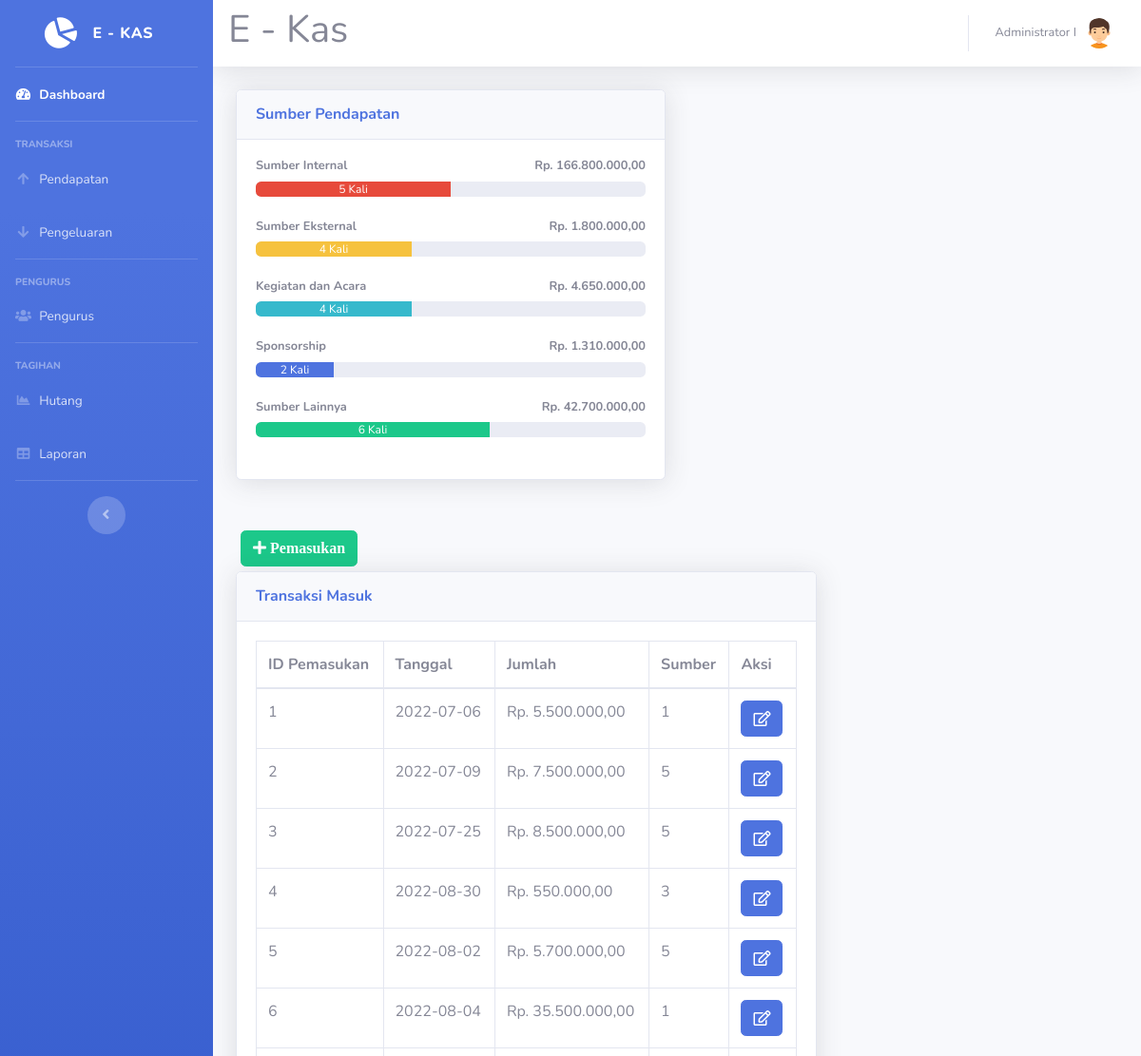
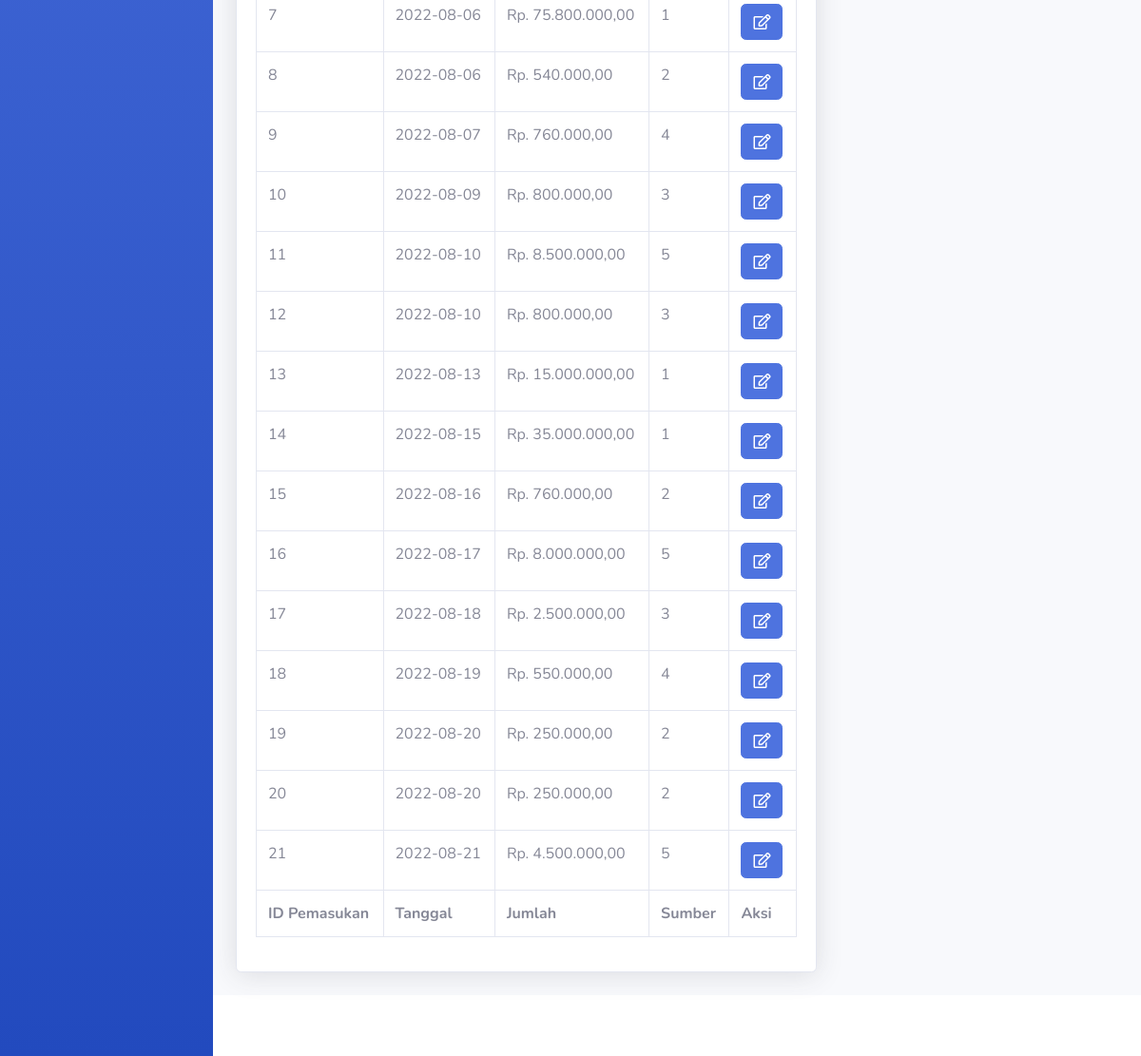
The page /pendapatan.php (signed in) on the database its author committed (2 pictures, top to bottom).
### tables this page shows
CREATE TABLE `sumber` (
  `id_sumber` int NOT NULL,
  `nama` varchar(40) NOT NULL
);

CREATE TABLE `pemasukan` (
  `id_pemasukan` int NOT NULL,
  `tgl_pemasukan` date NOT NULL,
  `jumlah` int NOT NULL,
  `id_sumber` int NOT NULL
);

### pendapatan.php (the view, shortened to what this page needs)
<!DOCTYPE html>
<html lang="en">
<head>
  <link href="vendor/fontawesome-free/css/all.min.css" rel="stylesheet" type="text/css">
  <link href="css/sb-admin-2.min.css" rel="stylesheet">
</head>
<body id="page-top">
<?php
require 'koneksi.php';
require ('sidebar.php'); ?>
      <div id="content">
<?php require ('navbar.php'); ?>
        <div class="container-fluid">
          <div class="row">
            <div class="col-lg-6 mb-4">
              <div class="card shadow mb-4">
                <div class="card-header py-3">
                  <h6 class="m-0 font-weight-bold text-primary">Sumber Pendapatan</h6>
                </div>
                <div class="card-body">
				<?php
				$namasumber1 = mysqli_query($koneksi,"SELECT * FROM `sumber` where id_sumber= 1 ");
				$sumbern1= mysqli_fetch_assoc($namasumber1);
				$namasumber2 = mysqli_query($koneksi,"SELECT * FROM `sumber` where id_sumber= 2 ");
				$sumbern2= mysqli_fetch_assoc($namasumber2);
				$namasumber3 = mysqli_query($koneksi,"SELECT * FROM `sumber` where id_sumber= 3 ");
				$sumbern3= mysqli_fetch_assoc($namasumber3);
				$namasumber4 = mysqli_query($koneksi,"SELECT * FROM `sumber` where id_sumber= 4 ");
				$sumbern4= mysqli_fetch_assoc($namasumber4);
				$namasumber5 = mysqli_query($koneksi,"SELECT * FROM `sumber` where id_sumber= 5 ");
				$sumbern5= mysqli_fetch_assoc($namasumber5);
				$hasil1=mysqli_query($koneksi,"SELECT * FROM pemasukan where id_sumber = 1");
				while ($jumlah1=mysqli_fetch_array($hasil1)){
				$arrayhasil1[] = $jumlah1['jumlah'];
				}
				$jumlahhasil1 = array_sum($arrayhasil1);
				$hasil2=mysqli_query($koneksi,"SELECT * FROM pemasukan where id_sumber = 2");
				while ($jumlah2=mysqli_fetch_array($hasil2)){
				$arrayhasil2[] = $jumlah2['jumlah'];
				}
				$jumlahhasil2 = array_sum($arrayhasil2);
				$hasil3=mysqli_query($koneksi,"SELECT * FROM pemasukan where id_sumber = 3");
				while ($jumlah3=mysqli_fetch_array($hasil3)){
				$arrayhasil3[] = $jumlah3['jumlah'];
				}
				$jumlahhasil3 = array_sum($arrayhasil3);
				$hasil4=mysqli_query($koneksi,"SELECT * FROM pemasukan where id_sumber = 4");
				while ($jumlah4=mysqli_fetch_array($hasil4)){
				$arrayhasil4[] = $jumlah4['jumlah'];
				}
				$jumlahhasil4 = array_sum($arrayhasil4);
				$hasil5=mysqli_query($koneksi,"SELECT * FROM pemasukan where id_sumber = 5");
				while ($jumlah5=mysqli_fetch_array($hasil5)){
				$arrayhasil5[] = $jumlah5['jumlah'];
				}
				$jumlahhasil5 = array_sum($arrayhasil5);
				$sumber1 = mysqli_query($koneksi,"SELECT id_sumber FROM pemasukan where id_sumber ='1'");
				$sumber1text = mysqli_num_rows($sumber1);
				$sumber1 = mysqli_num_rows($sumber1);
				$sumber1 = $sumber1 * 10;
				$sumber2 = mysqli_query($koneksi,"SELECT id_sumber FROM pemasukan where id_sumber ='2'");
				$sumber2text = mysqli_num_rows($sumber2);
				$sumber2 = mysqli_num_rows($sumber2);
				$sumber2 = $sumber2 * 10;
				$sumber3 = mysqli_query($koneksi,"SELECT id_sumber FROM pemasukan where id_sumber ='3'");
				$sumber3text = mysqli_num_rows($sumber3);
				$sumber3 = mysqli_num_rows($sumber3);
				$sumber3 = $sumber3 * 10;
				$sumber4 = mysqli_query($koneksi,"SELECT id_sumber FROM pemasukan where id_sumber ='4'");
				$sumber4text = mysqli_num_rows($sumber4);
				$sumber4 = mysqli_num_rows($sumber4);
				$sumber4 = $sumber4 * 10;
				$sumber5 = mysqli_query($koneksi,"SELECT id_sumber FROM pemasukan where id_sumber ='5'");
				$sumber5text = mysqli_num_rows($sumber5);
				$sumber5 = mysqli_num_rows($sumber5);
				$sumber5 = $sumber5 * 10;
				echo '
                  <h4 class="small font-weight-bold">'.$sumbern1['nama'].'<span class="float-right">Rp. '.number_format($jumlahhasil1,2,',','.').'</span></h4>
                  <div class="progress mb-4">
                    <div class="progress-bar bg-danger" role="progressbar" style="width:'.$sumber1.'%" aria-valuenow="50" aria-valuemin="0" aria-valuemax="100">'.$sumber1text.' Kali</div>
                  </div>
				  <h4 class="small font-weight-bold">'.$sumbern2['nama'].'<span class="float-right">Rp. '.number_format($jumlahhasil2,2,',','.').'</span></h4>
                  <div class="progress mb-4">
                    <div class="progress-bar bg-warning" role="progressbar" style="width:'.$sumber2.'%" aria-valuenow="50" aria-valuemin="0" aria-valuemax="100">'.$sumber2text.' Kali</div>
                  </div>
				  <h4 class="small font-weight-bold">'.$sumbern3['nama'].'<span class="float-right">Rp. '.number_format($jumlahhasil3,2,',','.').'</span></h4>
                  <div class="progress mb-4">
                    <div class="progress-bar bg-info" role="progressbar" style="width:'.$sumber3.'%" aria-valuenow="50" aria-valuemin="0" aria-valuemax="100">'.$sumber3text.' Kali</div>
                  </div>
				  <h4 class="small font-weight-bold">'.$sumbern4['nama'].'<span class="float-right">Rp. '.number_format($jumlahhasil4,2,',','.').'</span></h4>
                  <div class="progress mb-4">
                    <div class="progress-bar bg-primary" role="progressbar" style="width:'.$sumber4.'%" aria-valuenow="50" aria-valuemin="0" aria-valuemax="100">'.$sumber4text.' Kali</div>
                  </div>
				  <h4 class="small font-weight-bold">'.$sumbern5['nama'].'<span class="float-right">Rp. '.number_format($jumlahhasil5,2,',','.').'</span></h4>
                  <div class="progress mb-4">
                    <div class="progress-bar bg-success" role="progressbar" style="width:'.$sumber5.'%" aria-valuenow="50" aria-valuemin="0" aria-valuemax="100">'.$sumber5text.' Kali</div>
                  </div>';
				  ?>
                </div>
              </div>
			  </div>
					   <div class="col-xl-8 col-lg-7">
					   <button type="button" class="btn btn-success" style="margin:5px" data-toggle="modal" data-target="#myModalTambah"><i class="fa fa-plus"> Pemasukan</i></button><br>
          <div class="card shadow mb-4">
            <div class="card-header py-3">
              <h6 class="m-0 font-weight-bold text-primary">Transaksi Masuk</h6>
            </div>
            <div class="card-body">
              <div class="table-responsive">
               <table class="table table-bordered" id="dataTable" width="100%" cellspacing="0">
                  <thead>
                    <tr>
                      <th>ID Pemasukan</th>
                      <th>Tanggal</th>
                      <th>Jumlah</th>
                      <th>Sumber</th>
					  <th>Aksi</th>
                    </tr>
                  </thead>
                  <tfoot>
                    <tr>
                      <th>ID Pemasukan</th>
                      <th>Tanggal</th>
                      <th>Jumlah</th>
                      <th>Sumber</th>
                      <th>Aksi</th>
                    </tr>
                  </tfoot>
                  <tbody>
				  <?php
$query = mysqli_query($koneksi,"SELECT * FROM pemasukan");
while ($data = mysqli_fetch_assoc($query))
{
?>
                    <tr>
                      <td><?=$data['id_pemasukan']?></td>
                      <td><?=$data['tgl_pemasukan']?></td>
                      <td>Rp. <?=number_format($data['jumlah'],2,',','.');?></td>
                      <td><?=$data['id_sumber']?></td>
					  <td>
<a href="#" type="button" class=" fa fa-edit btn btn-primary btn-md" data-toggle="modal" data-target="#myModal<?php echo $data['id_pemasukan']; ?>"></a>
</td>
</tr>
  </div>
<?php
}
?>
<?php require 'footer.php'?>
</body>
</html>

### rows shown on the page
sumber: nama "Sumber Internal"
sumber: nama "Sumber Eksternal"
sumber: nama "Kegiatan dan Acara"
sumber: nama "Sponsorship"
sumber: nama "Sumber Lainnya"
pemasukan: id_pemasukan "1", tgl_pemasukan "2022-07-06", jumlah "5.500.000,00", id_sumber "1"
pemasukan: id_pemasukan "2", tgl_pemasukan "2022-07-09", jumlah "7.500.000,00", id_sumber "5"
pemasukan: id_pemasukan "3", tgl_pemasukan "2022-07-25", jumlah "8.500.000,00", id_sumber "5"
pemasukan: id_pemasukan "4", tgl_pemasukan "2022-08-30", jumlah "550.000,00", id_sumber "3"
pemasukan: id_pemasukan "5", tgl_pemasukan "2022-08-02", jumlah "5.700.000,00", id_sumber "5"
pemasukan: id_pemasukan "6", tgl_pemasukan "2022-08-04", jumlah "35.500.000,00", id_sumber "1"
pemasukan: id_pemasukan "7", tgl_pemasukan "2022-08-06", jumlah "75.800.000,00", id_sumber "1"
pemasukan: id_pemasukan "8", tgl_pemasukan "2022-08-06", jumlah "540.000,00", id_sumber "2"
pemasukan: id_pemasukan "9", tgl_pemasukan "2022-08-07", jumlah "760.000,00", id_sumber "4"
pemasukan: id_pemasukan "10", tgl_pemasukan "2022-08-09", jumlah "800.000,00", id_sumber "3"
pemasukan: id_pemasukan "11", tgl_pemasukan "2022-08-10", jumlah "8.500.000,00", id_sumber "5"
pemasukan: id_pemasukan "12", tgl_pemasukan "2022-08-10", jumlah "800.000,00", id_sumber "3"
pemasukan: id_pemasukan "13", tgl_pemasukan "2022-08-13", jumlah "15.000.000,00", id_sumber "1"
pemasukan: id_pemasukan "14", tgl_pemasukan "2022-08-15", jumlah "35.000.000,00", id_sumber "1"
pemasukan: id_pemasukan "15", tgl_pemasukan "2022-08-16", jumlah "760.000,00", id_sumber "2"
pemasukan: id_pemasukan "16", tgl_pemasukan "2022-08-17", jumlah "8.000.000,00", id_sumber "5"
pemasukan: id_pemasukan "17", tgl_pemasukan "2022-08-18", jumlah "2.500.000,00", id_sumber "3"
pemasukan: id_pemasukan "18", tgl_pemasukan "2022-08-19", jumlah "550.000,00", id_sumber "4"
pemasukan: id_pemasukan "19", tgl_pemasukan "2022-08-20", jumlah "250.000,00", id_sumber "2"
pemasukan: id_pemasukan "20", tgl_pemasukan "2022-08-20", jumlah "250.000,00", id_sumber "2"
pemasukan: id_pemasukan "21", tgl_pemasukan "2022-08-21", jumlah "4.500.000,00", id_sumber "5"

### other values the page prints
$_SESSION['nama'] "Administrator I"
$jumlahhasil1 "166.800.000,00"
$sumber1text "5"
$jumlahhasil2 "1.800.000,00"
$sumber2text "4"
$jumlahhasil3 "4.650.000,00"
$sumber3text "4"
$jumlahhasil4 "1.310.000,00"
$sumber4text "2"
$jumlahhasil5 "42.700.000,00"
$sumber5text "6"
